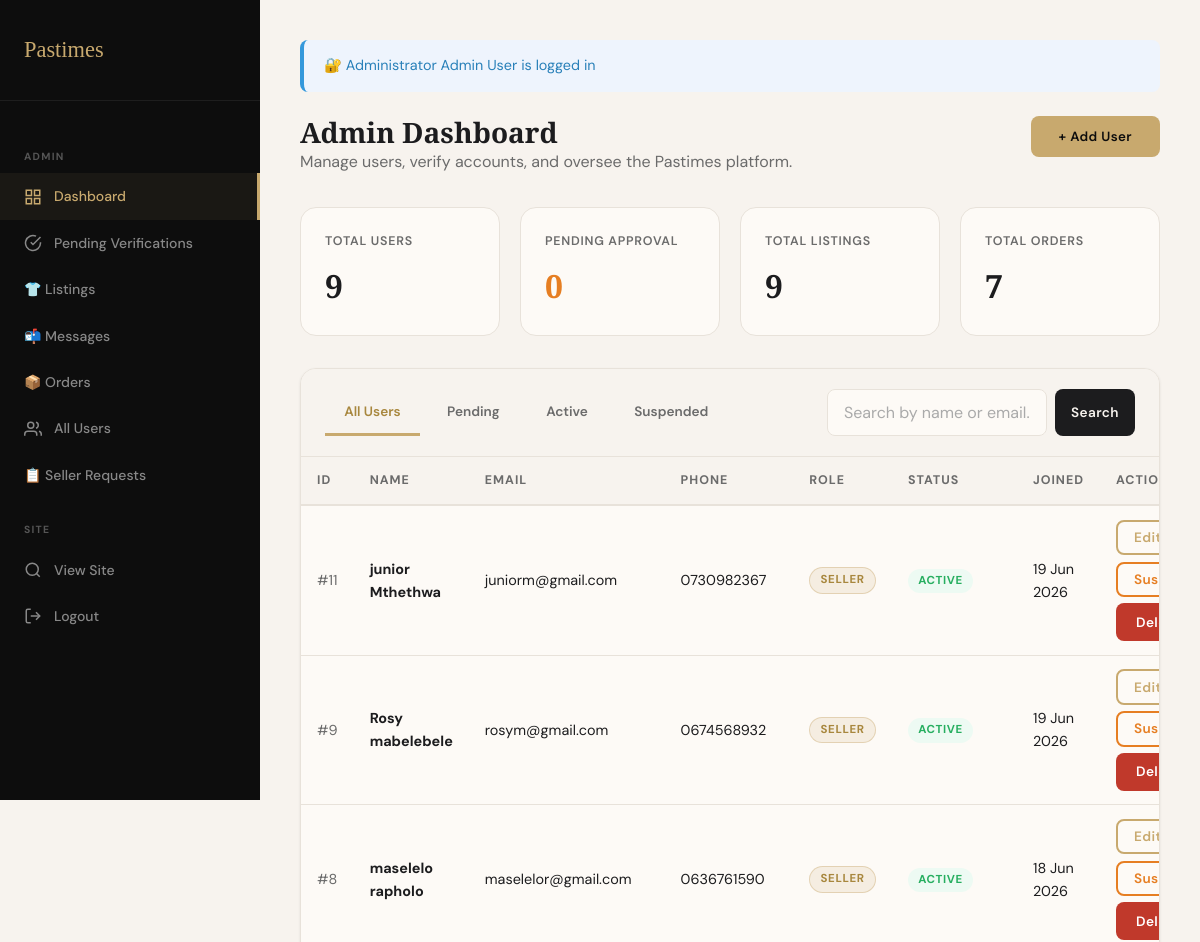
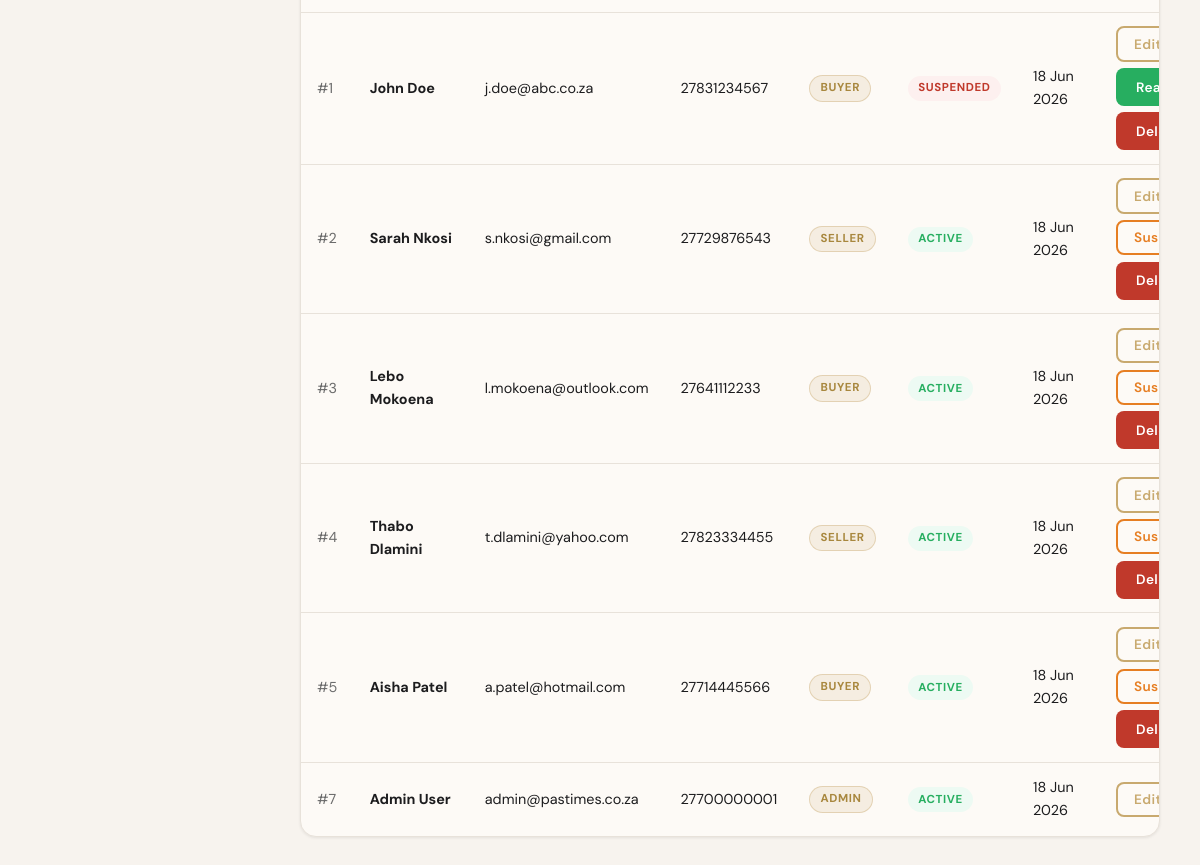
The app's page /admin/dashboard.php (signed in) with its own data (2 pictures, top to bottom).
### tables this page shows
CREATE TABLE `tbluser` (
  `user_id` int(11) NOT NULL,
  `first_name` varchar(50) NOT NULL,
  `last_name` varchar(50) NOT NULL,
  `email` varchar(150) NOT NULL,
  `phone_number` varchar(20) DEFAULT NULL,
  `password_hash` varchar(255) NOT NULL,
  `profile_picture` varchar(255) DEFAULT NULL,
  `shop_name` varchar(100) DEFAULT NULL,
  `shop_description` text DEFAULT NULL,
  `province` varchar(50) DEFAULT NULL,
  `city` varchar(50) DEFAULT NULL,
  `reputation_score` decimal(3,2) DEFAULT 0.00,
  `total_sales` int(11) DEFAULT 0,
  `is_top_seller` tinyint(1) DEFAULT 0,
  `holiday_mode` tinyint(1) DEFAULT 0,
  `role` enum('buyer','seller','admin') DEFAULT 'buyer',
  `account_status` enum('active','pending','suspended','deleted') DEFAULT 'pending',
  `created_at` datetime DEFAULT current_timestamp(),
  `updated_at` datetime DEFAULT current_timestamp() ON UPDATE current_timestamp()
);

CREATE TABLE `tblwallet` (
  `wallet_id` int(11) NOT NULL,
  `user_id` int(11) NOT NULL,
  `buyer_balance` decimal(10,2) DEFAULT 0.00,
  `seller_balance` decimal(10,2) DEFAULT 0.00,
  `pending_balance` decimal(10,2) DEFAULT 0.00
);

### includes/session_check.php (called while the page is built, shortened)
<?php
function isLoggedIn(): bool {
    return isset($_SESSION['user_id']) && !empty($_SESSION['user_id']);
}
function getCurrentUser(): ?array {
    return [
        'user_id'   => $_SESSION['user_id'],
        'first_name'=> $_SESSION['first_name'] ?? '',
        'last_name' => $_SESSION['last_name']  ?? '',
        'email'     => $_SESSION['email']      ?? '',
        'role'      => $_SESSION['role']       ?? 'buyer',
        'status'    => $_SESSION['status']     ?? 'active',
    ];
}
?>

### admin/dashboard.php (the view, shortened to what this page needs)
<?php
require_once '../includes/session_check.php';
$admin = getCurrentUser();
$conn  = getDBConnection();
$totalUsers   = $conn->query("SELECT COUNT(*) c FROM tblUser WHERE account_status != 'deleted'")->fetch_assoc()['c'];
$pendingUsers = $conn->query("SELECT COUNT(*) c FROM tblUser WHERE account_status='pending'")->fetch_assoc()['c'];
$totalListings= $conn->query("SELECT COUNT(*) c FROM tblListing")->fetch_assoc()['c'];
$totalOrders  = $conn->query("SELECT COUNT(*) c FROM tblAorder")->fetch_assoc()['c'];
$filter   = $_GET['filter'] ?? 'all';
$search   = trim($_GET['q'] ?? '');
$whereSQL = "WHERE u.account_status != 'deleted'";
$users = [];
$res = $conn->query("SELECT u.*, w.buyer_balance, w.seller_balance
    FROM tblUser u LEFT JOIN tblWallet w ON w.user_id = u.user_id
    $whereSQL ORDER BY u.created_at DESC");
while ($row = $res->fetch_assoc()) $users[] = $row;
?>
<!DOCTYPE html>
<html lang="en">
<head>
  <link rel="stylesheet" href="../css/style.css">
</head>
<body>
<div class="dashboard">
  <aside class="sidebar">
    <div class="sidebar-brand"><a href="../index.php">Pastimes</a></div>
    <nav class="sidebar-nav">
      <div class="sidebar-label">Admin</div>
      <a href="dashboard.php" class="sidebar-link active">
        <svg viewBox="0 0 24 24" fill="none" stroke="currentColor" stroke-width="2"><rect x="3" y="3" width="7" height="7"/><rect x="14" y="3" width="7" height="7"/><rect x="14" y="14" width="7" height="7"/><rect x="3" y="14" width="7" height="7"/></svg>
        Dashboard
      </a>
      <a href="dashboard.php?filter=pending" class="sidebar-link">
        <svg viewBox="0 0 24 24" fill="none" stroke="currentColor" stroke-width="2"><path d="M22 11.08V12a10 10 0 1 1-5.93-9.14"/><polyline points="22 4 12 14.01 9 11.01"/></svg>
        Pending Verifications
      </a>
      <a href="listings.php" class="sidebar-link">
        👕 Listings
      </a>
      <a href="messages.php" class="sidebar-link">
        📬 Messages
      </a>
      <a href="orders.php" class="sidebar-link">
        📦 Orders
      </a>
      <a href="dashboard.php?filter=all" class="sidebar-link">
        <svg viewBox="0 0 24 24" fill="none" stroke="currentColor" stroke-width="2"><path d="M17 21v-2a4 4 0 0 0-4-4H5a4 4 0 0 0-4 4v2"/><circle cx="9" cy="7" r="4"/><path d="M23 21v-2a4 4 0 0 0-3-3.87"/><path d="M16 3.13a4 4 0 0 1 0 7.75"/></svg>
        All Users
      </a>
      <a href="seller_requests.php" class="sidebar-link">
    📋 Seller Requests
</a>
      <div class="sidebar-label">Site</div>
      <a href="../browse.php" class="sidebar-link">
        <svg viewBox="0 0 24 24" fill="none" stroke="currentColor" stroke-width="2"><circle cx="11" cy="11" r="8"/><line x1="21" y1="21" x2="16.65" y2="16.65"/></svg>
        View Site
      </a>
      <a href="../logout.php" class="sidebar-link">
        <svg viewBox="0 0 24 24" fill="none" stroke="currentColor" stroke-width="2"><path d="M9 21H5a2 2 0 0 1-2-2V5a2 2 0 0 1 2-2h4"/><polyline points="16 17 21 12 16 7"/><line x1="21" y1="12" x2="9" y2="12"/></svg>
        Logout
      </a>
    </nav>
  </aside>
  <main class="dashboard-content">
    <div class="alert alert-info" style="margin-bottom:1.5rem;">
      🔐 Administrator <?= htmlspecialchars($admin['first_name'] . ' ' . $admin['last_name']) ?> is logged in
    </div>
    <div class="page-header" style="display:flex;justify-content:space-between;align-items:flex-start;">
      <div>
        <h1>Admin Dashboard</h1>
        <p>Manage users, verify accounts, and oversee the Pastimes platform.</p>
      </div>
      <button onclick="openModal('addUserModal')" class="btn btn-primary">+ Add User</button>
    </div>
    <div class="stat-cards">
      <div class="stat-card"><div class="label">Total Users</div><div class="value"><?= $totalUsers ?></div></div>
      <div class="stat-card"><div class="label">Pending Approval</div><div class="value" style="color:var(--pending);"><?= $pendingUsers ?></div></div>
      <div class="stat-card"><div class="label">Total Listings</div><div class="value"><?= $totalListings ?></div></div>
      <div class="stat-card"><div class="label">Total Orders</div><div class="value"><?= $totalOrders ?></div></div>
    </div>
    <div class="card mb-3">
      <div class="card-header" style="display:flex;justify-content:space-between;align-items:center;flex-wrap:wrap;gap:1rem;">
        <div class="tabs" style="border:none;margin:0;padding:0;">
          <?php
          $tabs = ['all'=>'All Users','pending'=>'Pending','active'=>'Active','suspended'=>'Suspended'];
          foreach ($tabs as $k=>$v): ?>
          <a href="dashboard.php?filter=<?= $k ?><?= $search ? '&q='.urlencode($search) : '' ?>"
             class="tab <?= $filter===$k?'active':'' ?>"><?= $v ?>
          </a>
          <?php endforeach; ?>
        </div>
        <form method="GET" style="display:flex;gap:.5rem;">
          <input type="text" name="q" class="form-control" style="width:220px;" placeholder="Search by name or email…" value="<?= htmlspecialchars($search) ?>">
          <button type="submit" class="btn btn-dark btn-sm">Search</button>
        </form>
      </div>
      <div class="table-wrap">
        <table>
          <thead>
            <tr>
              <th>ID</th><th>Name</th><th>Email</th><th>Phone</th>
              <th>Role</th><th>Status</th><th>Joined</th><th>Actions</th>
            </tr>
          </thead>
          <tbody>
            <?php foreach ($users as $u): ?>
            <tr>
              <td style="color:var(--mid-grey);">#<?= $u['user_id'] ?></td>
              <td><strong><?= htmlspecialchars($u['first_name'].' '.$u['last_name']) ?></strong></td>
              <td><?= htmlspecialchars($u['email']) ?></td>
              <td><?= htmlspecialchars($u['phone_number'] ?: '—') ?></td>
              <td><span class="badge badge-gold"><?= ucfirst($u['role']) ?></span></td>
              <td>
                <?php
                $badgeClass = match($u['account_status']) {
                  'active'    => 'badge-green',
                  'pending'   => 'badge-orange',
                  'suspended' => 'badge-red',
                  default     => 'badge-grey'
                };
                ?>
                <span class="badge <?= $badgeClass ?>"><?= ucfirst($u['account_status']) ?></span>
              </td>
              <td><?= date('d M Y', strtotime($u['created_at'])) ?></td>
              <td>
                <div style="display:flex;gap:.4rem;flex-wrap:wrap;">
                  <button class="btn btn-outline btn-sm"
                    onclick="openEditModal(<?= htmlspecialchars(json_encode($u)) ?>)">Edit</button>
                  <?php if ($u['account_status'] === 'pending'): ?>
                  <form method="POST" style="display:inline;">
                    <input type="hidden" name="action"  value="verify">
                    <input type="hidden" name="user_id" value="<?= $u['user_id'] ?>">
                    <button type="submit" class="btn btn-success btn-sm"
                      onclick="return confirm('Verify and activate this user?')">✓ Verify</button>
                  </form>
                  <?php elseif ($u['account_status'] === 'active' && $u['role'] !== 'admin'): ?>
                  <form method="POST" style="display:inline;">
                    <button type="submit" class="btn btn-outline btn-sm" style="border-color:var(--pending);color:var(--pending);"
                      onclick="return confirm('Suspend this user?')">Suspend</button>
                  </form>
                  <?php elseif ($u['account_status'] === 'suspended'): ?>
                  <form method="POST" style="display:inline;">
                    <button type="submit" class="btn btn-success btn-sm"
                      onclick="return confirm('Reactivate this user?')">Reactivate</button>
                  </form>
                  <?php endif; ?>
                  <?php if ($u['role'] !== 'admin'): ?>
                  <form method="POST" style="display:inline;">
                    <button type="submit" class="btn btn-danger btn-sm"
                      onclick="return confirm('Delete user <?= htmlspecialchars(addslashes($u['first_name'])) ?>? This cannot be undone.')">Delete</button>
                  </form>
                  <?php endif; ?>
                </div>
              </td>
            </tr>
            <?php endforeach; ?>
          </tbody>
        </table>
      </div>
    </div>
  </main>
</div>
</body>
</html>

### admin/dashboard.php (style rules this page uses)
.tabs { display:flex; gap:.5rem; margin-bottom:2rem; border-bottom:2px solid var(--light-grey); padding-bottom:0; }
.tab { padding:.6rem 1.2rem; font-size:.85rem; font-weight:600; color:var(--mid-grey); cursor:pointer; border-bottom:3px solid transparent; margin-bottom:-2px; }
.tab.active { color:var(--gold-dark); border-bottom-color:var(--gold); }

### records on screen
tbluser: first_name+last_name "Admin User"
tblwallet: user.user_id "11", user.last_name "junior Mthethwa", user.email "juniorm@gmail.com", user.phone_number "0730982367", user.role "SELLER", user.account_status "ACTIVE", user.created_at "19 Jun 2026"
tblwallet: user.user_id "9", user.last_name "Rosy mabelebele", user.email "rosym@gmail.com", user.phone_number "0674568932", user.role "SELLER", user.account_status "ACTIVE", user.created_at "19 Jun 2026"
tblwallet: user.user_id "8", user.last_name "maselelo rapholo", user.email "maselelor@gmail.com", user.phone_number "0636761590", user.role "SELLER", user.account_status "ACTIVE", user.created_at "18 Jun 2026"
tblwallet: user.user_id "1", user.last_name "John Doe", user.email "j.doe@abc.co.za", user.phone_number "27831234567", user.role "BUYER", user.account_status "SUSPENDED", user.created_at "18 Jun 2026"
tblwallet: user.user_id "2", user.last_name "Sarah Nkosi", user.email "s.nkosi@gmail.com", user.phone_number "27729876543", user.role "SELLER", user.account_status "ACTIVE", user.created_at "18 Jun 2026"
tblwallet: user.user_id "3", user.last_name "Lebo Mokoena", user.email "l.mokoena@outlook.com", user.phone_number "27641112233", user.role "BUYER", user.account_status "ACTIVE", user.created_at "18 Jun 2026"
tblwallet: user.user_id "4", user.last_name "Thabo Dlamini", user.email "t.dlamini@yahoo.com", user.phone_number "27823334455", user.role "SELLER", user.account_status "ACTIVE", user.created_at "18 Jun 2026"
tblwallet: user.user_id "5", user.last_name "Aisha Patel", user.email "a.patel@hotmail.com", user.phone_number "27714445566", user.role "BUYER", user.account_status "ACTIVE", user.created_at "18 Jun 2026"
tblwallet: user.user_id "7", user.last_name "Admin User", user.email "admin@pastimes.co.za", user.phone_number "27700000001", user.role "ADMIN", user.account_status "ACTIVE", user.created_at "18 Jun 2026"

### other values on screen
$totalUsers "9"
$pendingUsers "0"
$totalListings "9"
$totalOrders "7"
$v "All Users"
$v "Pending"
$v "Active"
$v "Suspended"
